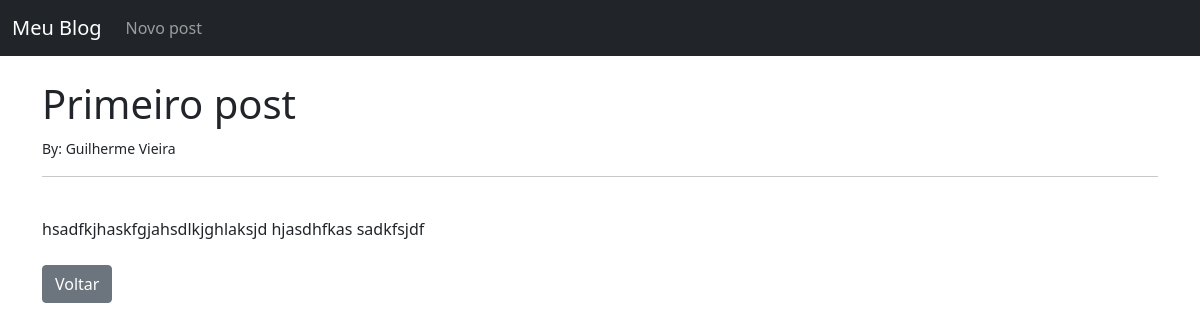
The app's page /article/1 with its own data.
### blog_django/models.py (models this page shows, shortened)
class Post(models.Model):
    title = models.CharField(max_length=255)
    title_tag = models.CharField(max_length=255, default="Meu Blog")
    author = models.ForeignKey(User, on_delete=models.CASCADE)
    body = models.TextField()

### blog_django/views.py (the view)
# urls.py: path('article/<int:pk>', ArticleDetailView.as_view(), name='article-detail'),
class ArticleDetailView(DetailView):
    model = Post
    template_name = 'article_details.html'

### blog_django/templates/article_details.html (shortened to what this page needs)
{% extends 'base.html' %}
{% block content %}
<h1>{{ post.title }}</h1>
<small>By: {{ post.author.first_name }} {{ post.author.last_name }} </small><br/>
<hr>
<br/>
{{ post.body }}
<br/><br/>
<a href="{% url 'home' %}" class="btn btn-secondary">Voltar</a>
{% endblock %}

### records on screen
Post: title "Primeiro post", author.first_name "Guilherme", author.last_name "Vieira", body "hsadfkjhaskfgjahsdlkjghlaksjd hjasdhfkas sadkfsjdf"
